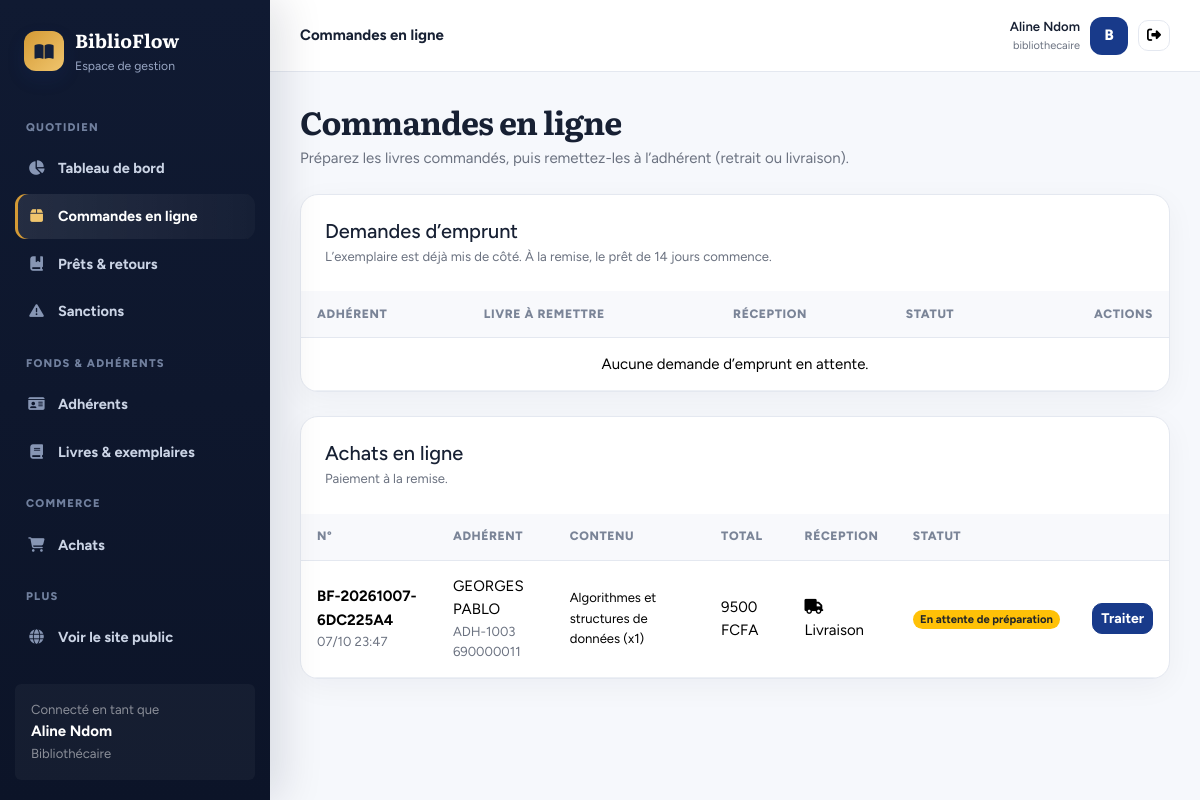
Screenshot of /gestion/commandes/ (signed in) with the database file from the repository.
### bibliotheque/models.py (models this page shows, shortened)
class Utilisateur(AbstractUser):
    ROLES = [("adherent", "Adhérent"), ("bibliothecaire", "Bibliothécaire"), ("administrateur", "Administrateur")]
    STATUTS = [("en_attente", "En attente de validation"), ("actif", "Actif"), ("suspendu", "Suspendu")]
    first_name = None  # remplacés par nom / prénom
    last_name = None
    nom = models.CharField(max_length=80)
    prenom = models.CharField(max_length=80)
    telephone = models.CharField(max_length=20, blank=True)
    adresse = models.CharField(max_length=200, blank=True)
    role = models.CharField(max_length=20, choices=ROLES, default="adherent")
    statut = models.CharField(max_length=12, choices=STATUTS, default="actif")
    numero_carte = models.CharField(max_length=20, unique=True, null=True, blank=True)
    date_expiration = models.DateField(null=True, blank=True)  # fin de validité de l'adhésion
    suspendu_jusqu = models.DateField(null=True, blank=True)   # emprunts suspendus après un retard
    REQUIRED_FIELDS = ["nom", "prenom", "email"]
    def get_full_name(self):
        return f"{self.prenom} {self.nom}".strip()
    @property
    def est_personnel(self):
        return self.is_superuser or self.role in ("bibliothecaire", "administrateur")

class Achat(models.Model):
    STATUTS = [("en_attente", "En attente de préparation"), ("prete", "Prête"), ("en_livraison", "En livraison"),
               ("terminee", "Terminé"), ("annulee", "Annulé")]
    ACTIFS = ("en_attente", "prete", "en_livraison")
    CANAUX = [("comptoir", "Au comptoir"), ("en_ligne", "En ligne")]
    MODES_PAIEMENT = [("especes", "Espèces"), ("mobile", "Mobile money"), ("carte", "Carte")]
    adherent = models.ForeignKey(Utilisateur, on_delete=models.PROTECT, null=True, blank=True, related_name="achats")
    reference = models.CharField(max_length=24, unique=True, null=True, blank=True)
    date_achat = models.DateTimeField(auto_now_add=True)
    canal = models.CharField(max_length=10, choices=CANAUX, default="comptoir")
    mode_reception = models.CharField(max_length=12, choices=[("retrait", "Retrait"), ("livraison", "Livraison")], default="retrait")
    mode_paiement = models.CharField(max_length=10, choices=MODES_PAIEMENT, blank=True)
    statut_paiement = models.CharField(max_length=12, choices=[("en_attente", "À payer"), ("paye", "Payé"), ("annule", "Annulé")], default="en_attente")
    reference_paiement = models.CharField(max_length=80, blank=True)
    date_paiement = models.DateTimeField(null=True, blank=True)
    adresse_livraison = models.CharField(max_length=250, blank=True)  # vide = retrait à la bibliothèque
    date_limite_retrait = models.DateField(null=True, blank=True)
    client_prenom = models.CharField(max_length=80, blank=True)
    client_nom = models.CharField(max_length=80, blank=True)
    client_email = models.EmailField(blank=True)
    client_telephone = models.CharField(max_length=20, blank=True)
    statut = models.CharField(max_length=14, choices=STATUTS, default="en_attente")
    class Meta:
        ordering = ["-date_achat"]
    @property
    def livraison(self):
        return self.mode_reception == "livraison"
    @property
    def total(self):
        return self.lignes.aggregate(t=Sum(F("quantite") * F("prix_applique")))["t"] or 0
    @property
    def client_nom_complet(self):
        if self.adherent_id:
            return self.adherent.get_full_name()
        return f"{self.client_prenom} {self.client_nom}".strip() or "Client invité"
    @property
    def client_telephone_effectif(self):
        return self.adherent.telephone if self.adherent_id else self.client_telephone
    @property
    def est_invite(self):
        return self.adherent_id is None

class LigneAchat(models.Model):
    achat = models.ForeignKey(Achat, on_delete=models.CASCADE, related_name="lignes")
    livre = models.ForeignKey(Livre, on_delete=models.PROTECT)
    quantite = models.PositiveIntegerField(default=1)
    prix_applique = models.DecimalField(max_digits=10, decimal_places=2)
    class Meta:
        constraints = [models.UniqueConstraint(fields=["achat", "livre"], name="une_ligne_par_livre_et_achat")]

class Livre(models.Model):
    titre = models.CharField(max_length=200)
    auteur = models.CharField(max_length=120)
    isbn = models.CharField(max_length=20, unique=True, null=True, blank=True)
    description = models.TextField(blank=True)
    image = models.CharField(max_length=255, blank=True)  # chemin relatif dans static/media
    categorie = models.CharField(max_length=80, blank=True)
    annee_publication = models.PositiveSmallIntegerField(null=True, blank=True)
    langue = models.CharField(max_length=30, default="Français")
    prix = models.DecimalField(max_digits=10, decimal_places=2, default=0)  # prix de vente
    stock_vente = models.PositiveIntegerField(default=0)                    # exemplaires à vendre
    actif = models.BooleanField(default=True)
    class Meta:
        ordering = ["titre"]

### bibliotheque/views.py (the view)
# urls.py: path("gestion/commandes/", views.commandes, name="commandes"),
@role_requis(*STAFF)
def commandes(request):
    services.maj_quotidienne()
    demandes = (Emprunt.objects.filter(statut__in=("demande", "prete")).select_related("adherent", "exemplaire__livre")
                .order_by("date_emprunt", "id"))
    achats = (Achat.objects.filter(canal="en_ligne", statut__in=Achat.ACTIFS).select_related("adherent")
              .prefetch_related("lignes__livre").order_by("date_achat"))
    return render(request, "bibliotheque/commandes.html", {"demandes": demandes, "achats": achats})

### bibliotheque/templates/bibliotheque/commandes.html
{% extends "bibliotheque/base.html" %}{% block titre %}Commandes en ligne – BiblioFlow{% endblock %}{% block entete %}Commandes en ligne{% endblock %}{% block contenu %}
<div class="page-title mb-4"><h1>Commandes en ligne</h1><p>Préparez les livres commandés, puis remettez-les à l’adhérent (retrait ou livraison).</p></div>
<div class="cardx table-card mb-4"><div class="p-4"><h5 class="mb-1">Demandes d’emprunt</h5><div class="muted small">L’exemplaire est déjà mis de côté. À la remise, le prêt de {{ p.duree_pret_jours }} jours commence.</div></div>
<div class="table-responsive"><table class="table"><thead><tr><th>Adhérent</th><th>Livre à remettre</th><th>Réception</th><th>Statut</th><th class="text-end">Actions</th></tr></thead><tbody>
{% for e in demandes %}<tr><td><a class="fw-semibold text-decoration-none" href="{% url 'adherent_detail' e.adherent.pk %}">{{ e.adherent }}</a><div class="muted small">{{ e.adherent.numero_carte }}, {{ e.adherent.telephone }}</div></td><td><strong>{{ e.exemplaire.livre.titre }}</strong><div class="muted small">{{ e.exemplaire.code_barres }}{% if e.exemplaire.emplacement %}, rayon {{ e.exemplaire.emplacement }}{% endif %}</div></td><td>{% if e.livraison %}<i class="fa-solid fa-truck me-1"></i>Livraison<div class="muted small">{{ e.adresse_livraison }}</div>{% else %}<i class="fa-solid fa-store me-1"></i>Retrait{% endif %}</td><td><span class="badge rounded-pill bg-{% if e.statut == 'prete' %}primary{% else %}warning text-dark{% endif %}">{{ e.get_statut_display }}</span></td>
<td class="text-end"><div class="d-inline-flex gap-1 flex-wrap justify-content-end">
{% if e.statut == 'demande' %}<form method="post" action="{% url 'emprunt_action' e.pk 'preparer' %}">{% csrf_token %}<input type="hidden" name="next" value="{% url 'commandes' %}"><button class="btn btn-sm btn-primary">Marquer prêt</button></form>{% endif %}
<form method="post" action="{% url 'emprunt_action' e.pk 'remettre' %}">{% csrf_token %}<input type="hidden" name="next" value="{% url 'commandes' %}"><button class="btn btn-sm btn-success">{% if e.livraison %}Livré{% else %}Remis{% endif %}</button></form>
<form method="post" action="{% url 'emprunt_action' e.pk 'refuser' %}" onsubmit="return confirm('Annuler cette demande ?')">{% csrf_token %}<input type="hidden" name="next" value="{% url 'commandes' %}"><button class="btn btn-sm btn-outline-danger">Annuler</button></form></div></td></tr>
{% empty %}<tr><td colspan="5" class="empty">Aucune demande d’emprunt en attente.</td></tr>{% endfor %}</tbody></table></div></div>
<div class="cardx table-card"><div class="p-4"><h5 class="mb-1">Achats en ligne</h5><div class="muted small">Paiement à la remise.</div></div>
<div class="table-responsive"><table class="table"><thead><tr><th>N°</th><th>Adhérent</th><th>Contenu</th><th>Total</th><th>Réception</th><th>Statut</th><th></th></tr></thead><tbody>
{% for a in achats %}<tr><td><strong>{{ a.reference }}</strong><div class="muted small">{{ a.date_achat|date:"d/m H:i" }}</div></td><td>{{ a.client_nom_complet }}{% if a.est_invite %}<span class="badge bg-secondary-subtle text-secondary ms-1">Invité</span>{% elif a.adherent.numero_carte %}<div class="muted small">{{ a.adherent.numero_carte }}</div>{% endif %}<div class="muted small">{{ a.client_telephone_effectif }}</div></td><td>{% for l in a.lignes.all %}<div class="small">{{ l.livre.titre }} (x{{ l.quantite }})</div>{% endfor %}</td><td>{{ a.total|floatformat:0 }} FCFA</td><td>{% if a.livraison %}<i class="fa-solid fa-truck me-1"></i>Livraison{% else %}<i class="fa-solid fa-store me-1"></i>Retrait{% endif %}</td><td><span class="badge rounded-pill bg-warning text-dark">{{ a.get_statut_display }}</span></td><td><a class="btn btn-sm btn-primary" href="{% url 'achat_detail' a.pk %}">Traiter</a></td></tr>
{% empty %}<tr><td colspan="7" class="empty">Aucun achat en ligne à traiter.</td></tr>{% endfor %}</tbody></table></div></div>{% endblock %}

### bibliotheque/templates/bibliotheque/base.html (shortened to what this page needs)
{% load static %}<!doctype html>
<html lang="fr"><head><meta charset="utf-8"><meta name="viewport" content="width=device-width, initial-scale=1"><title>{% block titre %}BiblioFlow{% endblock %}</title>
<link href="https://cdn.jsdelivr.net/npm/bootstrap@5.3.3/dist/css/bootstrap.min.css" rel="stylesheet"><link href="https://cdnjs.cloudflare.com/ajax/libs/font-awesome/6.5.2/css/all.min.css" rel="stylesheet"><link href="{% static 'bibliotheque/app.css' %}" rel="stylesheet"></head>
<body>{% with u=request.resolver_match.url_name %}<div class="app-shell">
<aside class="sidebar" id="sidebar">
  <div class="brand"><div class="brand-icon"><i class="fa-solid fa-book-open"></i></div><div><strong>BiblioFlow</strong><small>Espace de gestion</small></div></div>
  <div class="nav-title">Quotidien</div>
  <a class="side-link {% if u == 'tableau_bord' %}active{% endif %}" href="{% url 'tableau_bord' %}"><i class="fa-solid fa-chart-pie"></i>Tableau de bord</a>
  <a class="side-link {% if u == 'commandes' %}active{% endif %}" href="{% url 'commandes' %}"><i class="fa-solid fa-box"></i>Commandes en ligne</a>
  <a class="side-link {% if u == 'emprunts' %}active{% endif %}" href="{% url 'emprunts' %}"><i class="fa-solid fa-book-bookmark"></i>Prêts &amp; retours</a>
  <a class="side-link {% if u == 'sanctions' %}active{% endif %}" href="{% url 'sanctions' %}"><i class="fa-solid fa-triangle-exclamation"></i>Sanctions</a>
  <div class="nav-title">Fonds &amp; adhérents</div>
  <a class="side-link {% if u == 'adherents' or u == 'adherent_detail' or u == 'adherent_nouveau' or u == 'adherent_modifier' %}active{% endif %}" href="{% url 'adherents' %}"><i class="fa-solid fa-id-card"></i>Adhérents</a>
  <a class="side-link " href="{% url 'livres_gestion' %}"><i class="fa-solid fa-book"></i>Livres &amp; exemplaires</a>
  <div class="nav-title">Commerce</div>
  <a class="side-link {% if u == 'achats' or u == 'achat_detail' or u == 'achat_nouveau' %}active{% endif %}" href="{% url 'achats' %}"><i class="fa-solid fa-cart-shopping"></i>Achats</a>
  <div class="nav-title">Plus</div>
  <a class="side-link" href="{% url 'accueil' %}"><i class="fa-solid fa-globe"></i>Voir le site public</a>
  <div class="mt-4 p-3 rounded-2" style="background:#ffffff0a"><div class="small text-white-50">Connecté en tant que</div><strong>{{ user.get_full_name|default:user.username }}</strong><div class="small text-white-50">{{ user.get_role_display }}</div></div>
</aside>
<main class="main"><header class="topbar"><div class="d-flex align-items-center gap-3"><div class="fw-bold">{% block entete %}{% endblock %}</div></div>
<div class="user-chip"><div class="text-end d-none d-sm-block"><div class="fw-semibold small">{{ user.get_full_name|default:user.username }}</div><div class="muted" style="font-size:11px">{{ user.username }}</div></div><div class="avatar">{{ user.username|first|upper }}</div><form method="post" action="{% url 'logout' %}">{% csrf_token %}<button class="btn btn-sm btn-light" title="Déconnexion"><i class="fa-solid fa-right-from-bracket"></i></button></form></div></header>
<div class="content">{% block contenu %}{% endblock %}</div></main></div>{% endwith %}
<script src="https://cdn.jsdelivr.net/npm/bootstrap@5.3.3/dist/js/bootstrap.bundle.min.js"></script>{% block scripts %}{% endblock %}</body></html>

### rows the page displays
Utilisateur: get_full_name "Aline Ndom", role "Bibliothécaire", username "bibliothecaire", username|first "B"
Achat: reference "BF-20261007-6DC225A4", date_achat "07/10 23:47", client_nom_complet "GEORGES PABLO", adherent.numero_carte "ADH-1003", client_telephone_effectif "690000011", total "9500", mode_reception "Livraison", statut "En attente de préparation"
LigneAchat: livre.titre "Algorithmes et structures de données", quantite "1"

### other values shown
{{ p.duree_pret_jours }} "14"
